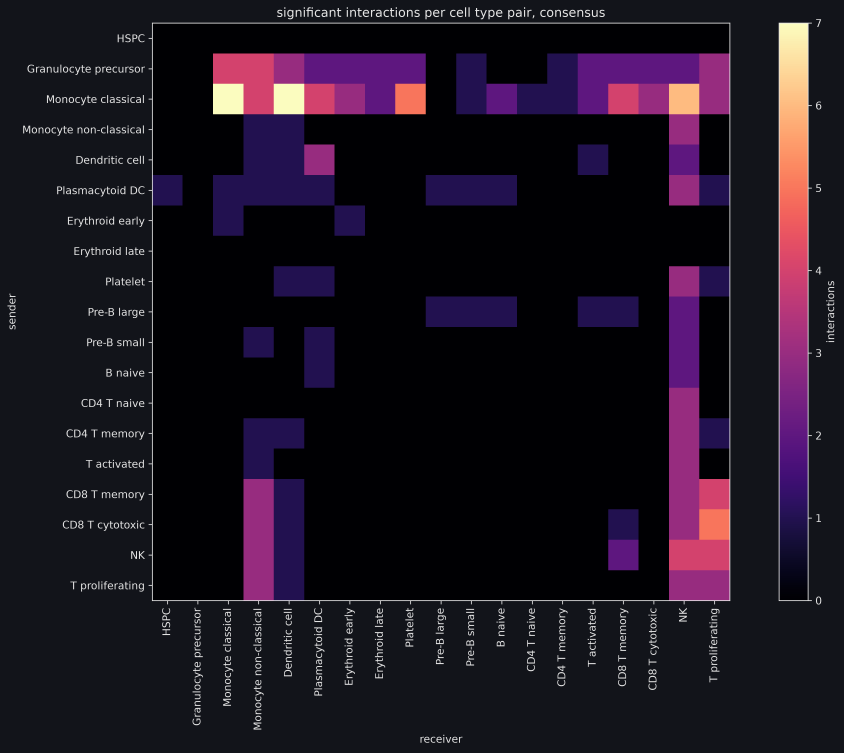
#> input picture figures/cell_cell_communication/lr_rank/lr_rank_heatmap_consensus.png, 3376 x 3011 px (shown at 1/4 size)
$ jupyter execute --allow-errors scrna_bm_cell_cell_communication.ipynb
#> lines starting #> are read from the running program, lines starting #| are printed output that depends on the picture
# Cell-cell communication

- **Question:** which cell types in the marrow send signals to which others,
  through which ligand-receptor pairs - and which of those calls hold up?
- **Method:** LIANA `rank_aggregate` on the 19 fixed cell-type labels. Each
  possible interaction (ligand-receptor pair × sender × receiver) is scored by
  several methods and merged into two ranks:
  - **magnitude** - how strongly the ligand and receptor are expressed;
  - **specificity** - how restricted that expression is to the two cell types.
  Both ranks are on a 0-1 scale where **small is strong**. An interaction is
  called significant when **both are ≤ 0.05**.
- **Two resources** (ligand-receptor databases): `consensus` (large, merged
  from several databases) and `cellphonedb` (small, curated). Everything else
  is identical, so differences between the two runs come from the database.
- **Settings:** log-normalised expression; a gene must be expressed in ≥ 10%
  of a cell type; cell types under 10 cells are skipped; 1,000 permutations;
  seed 7.
- **Checks on top of the ranking:** agreement between the scoring methods, a
  re-run in each of the eight donor lanes, pathway grouping (KEGG, Reactome),
  and shared signalling patterns (matrix factorisation).
- **Code:** `src/cell_cell_communication/`. Order: `lr_rank`, `lr_methods`,
  `lr_donors`, `lr_pathways`, `lr_patterns`, `cell_communication_report`.
- **This notebook** only reads saved tables and figures. 11 of the 17 stage
  figures are shown; the rest are linked at the end.

[cell 1]
from io import BytesIO
from pathlib import Path

import pandas as pd
from IPython.display import Image, Markdown, display
from PIL import Image as PILImage

ROOT = Path.cwd().parent if Path.cwd().name == "notebooks" else Path.cwd()
FIGURES = ROOT / "figures"
RESULTS = ROOT / "results"
MAX_PIXELS = 1600

pd.set_option("display.max_columns", 40)
pd.set_option("display.max_rows", 60)
pd.set_option("display.max_colwidth", 80)
pd.set_option("display.precision", 3)


def show(figure: str, width: int = 900) -> None:
    """Saved figure, downscaled for display, with a link to the full file."""
#> called with width = 750
    with PILImage.open(FIGURES / figure) as image:
#> image is the input picture: PIL image 3376x3011 RGBA; mean R, G, B, A 28.3, 19.3, 32.5, 255
        image.thumbnail((MAX_PIXELS, MAX_PIXELS * 4))
#> image: PIL image 1600x1427 RGBA
        buffer = BytesIO()
        image.convert("RGB").save(buffer, format="JPEG", quality=85)
    display(Image(data=buffer.getvalue(), format="jpeg", width=width),
            Markdown(f"[Full-resolution figure](../figures/{figure})"))


def table(name: str, **read_options) -> pd.DataFrame:
    """Saved results table, read from the results directory."""
    return pd.read_csv(RESULTS / name, **read_options)

## 1. Ligand-receptor ranking

[cell 2]
KEYS = ["source", "target", "ligand_complex", "receptor_complex"]
#> (the rest of this cell did not finish here and is left out)

- **Consensus calls 195 of 16,438 interactions (1.19%); cellphonedb calls 20 of
  3,529 (0.57%).**
- **The two cut-offs mostly disagree.** In consensus, 955 interactions pass
  magnitude and 1,279 pass specificity, but only 195 pass both - 2.6 times the
  74 expected by chance. In cellphonedb it is 20 against 14.5 (1.4 times),
  close to chance. Loud and cell-type-specific are almost separate questions
  on this data.
- **The permutation p-value is useless here.** It is exactly 0 for 64% of
  everything tested in both runs. With 38,430 cells almost any expressed pair
  beats a shuffled label. It is not used as evidence anywhere in this stage.

#> (a cell that did not finish here is left out)

- **Only 14 interactions are significant in both resources.** They are the
  stage's core:
  - `APP -> CD74` from plasmacytoid DC into 8 receivers (CD74 is the MHC class
    II chaperone, so the receivers are antigen-presenting and B-lineage cells);
  - `TNFSF13B -> HLA-DPB1` (BAFF, the B-cell survival factor) into dendritic
    cells from 4 senders;
  - `PF4 -> CXCR3` from platelets into T proliferating and plasmacytoid DC.
- **cellphonedb is close to a subset of consensus** (91 of its 114 pairs are
  also in consensus).
- **Two of the six cellphonedb-only hits are real disagreements**:
  `RPS19 -> C5AR1` and `CLEC2D -> KLRB1` are tested in consensus and not
  significant there. The ranks are relative to their own table - the same
  interaction can be top 1% among 114 pairs and only top 5% among 465.
- **`RPS19 -> C5AR1` looks like an artefact**: RPS19 is a ribosomal protein,
  the gene class that contaminated earlier stages.
- **Rule:** significance belongs to the resource, not to the interaction. Say
  which resource every claim comes from.

#> (a cell that did not finish here is left out)

- **Two ligand families carry 80% of the consensus result**: B2M and HLA class
  I (80 rows, 4 ligands) and S100A8/A9/A12 (76 rows, 3 ligands). The other 13
  ligands give 39 rows.
- **The class I block is true but says nothing new.** `B2M -> KLRD1`,
  `HLA-B -> KLRD1` and `B2M -> KLRC1` always go into NK, because KLRD1 (CD94)
  and KLRC1 (NKG2A) are NK-only receptors - but B2M and class I are made by
  almost every cell. "Every cell shows class I to NK cells" is textbook, not a
  finding about this marrow.
- **The S100 block is the monocyte marker list again.** S100A8/A9/A12 are the
  top markers of classical monocytes (core pipeline) and among the strongest
  monocyte fate drivers (trajectory). The receptors (ITGB2, CD36, CD68, CD69)
  are correct, but the block cannot add evidence beyond the markers.
- **Sender and receiver totals follow from these blocks.** Monocyte classical
  and Granulocyte precursor send 87 of 195 rows (45%); NK receives 47 (24%).
  These counts measure how many loud, well-annotated ligands a cell type owns,
  not how much it signals.

#> (a cell that did not finish here is left out)

- **HSPC is invisible**: it sends nothing in either resource and receives one
  interaction (`APP -> CD74` from plasmacytoid DC). Its identity genes (CD34,
  SPINK2, AVP, CRHBP) are stemness markers that belong to no ligand-receptor
  database - the same reason it was blank in the pathway stage.
- **Two significant interactions are barely expressed**: `CDH1 -> LRP5` and
  `ERFE -> LRP1` from Erythroid early. Their expression products (0.007,
  0.009) are about 430-550 times below the median of the rest (3.74). They
  pass because the magnitude rank is a *rank*: a gene in just over 10% of one
  cell type and nowhere else can still rank high. **Rule: read `lr_means` and
  `expr_prod` before believing a rank.**
- **The three most specific interactions are all sent by platelets**:
  `PF4 -> CXCR3` into T proliferating and into plasmacytoid DC, and
  `CLEC1B -> KLRB1` into NK, with specificity ranks 10-1,000 times better than
  the next row. PF4 and CLEC1B are made only by megakaryocytes and platelets,
  so the sender is unambiguous. `PF4 -> CXCR3` also holds the best specificity
  rank in cellphonedb.
- **Caveat: size.** Platelet is 103 cells, T proliferating 47, plasmacytoid DC
  330 - the cleanest result rests on three small groups.

#> (a cell that did not finish here is left out)

- **cellphonedb: 20 interactions from 5 ligand-receptor pairs.** Plasmacytoid
  DC sends 8 of the 20, all `APP -> CD74`; the 9th `APP -> CD74` row is
  Platelet -> B naive.
- **`TNFSF13B -> HLA-DPB1` (BAFF) from myeloid senders into dendritic cells and
  B naive** is one of the few results in the stage that is neither a
  housekeeping ligand nor a marker gene.

[cell 7]
show("cell_cell_communication/lr_rank/lr_rank_heatmap_consensus.png", width=750)

- **Significant interactions per sender × receiver, consensus**; colour scale
  0-7, shared with the cellphonedb panel (linked at the end).
- **Two bright rows and one bright column**: Monocyte classical (7 into itself
  and into dendritic cells, 6 into NK, 5 into platelets), Granulocyte
  precursor below it, and the NK column down most of the matrix.
- **Empty**: the HSPC row (one cell in its column), the Erythroid late row and
  the Granulocyte precursor column.
- Read alone, the figure says "monocytes talk to everything and everything
  talks to NK" - both halves are the two ligand blocks above.
- The cellphonedb panel has 20 non-zero cells, each equal to 1.
  *Corrected 15 Oct 2026: the stage report said 19.*

[cell 8]
show("cell_cell_communication/lr_rank/lr_rank_dotplot_consensus.png")
#> call 2 of show, with width = 900
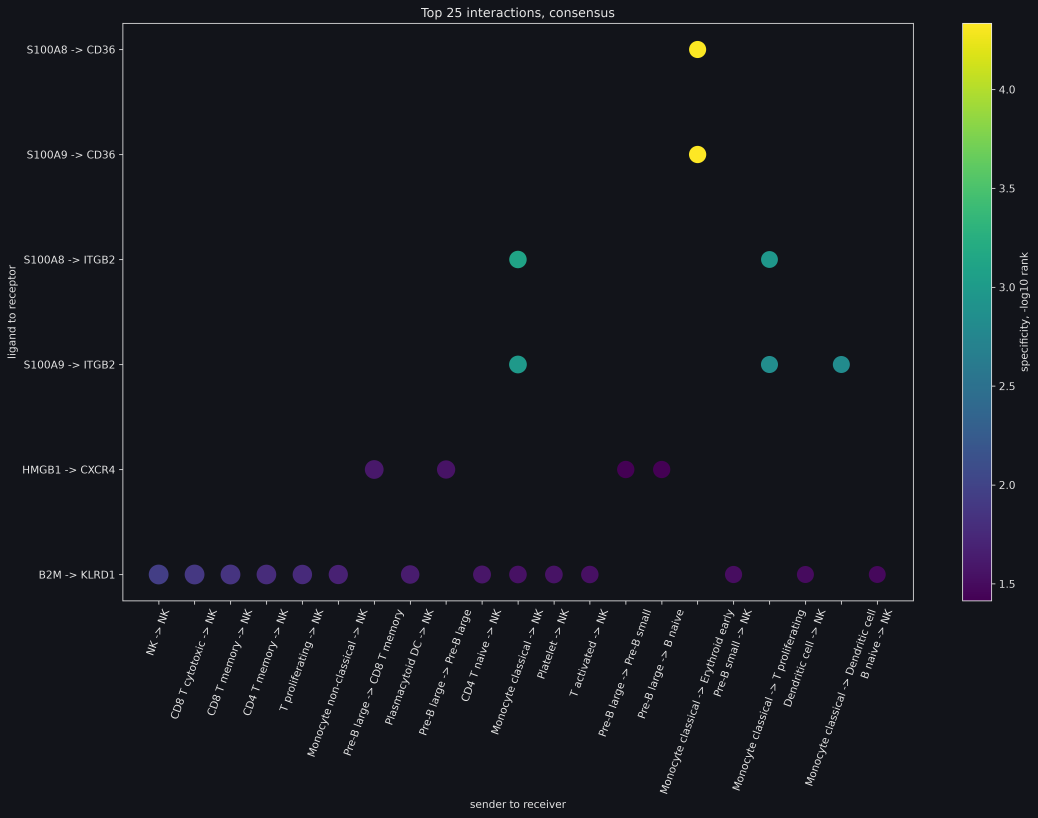
#> input picture figures/cell_cell_communication/lr_rank/lr_rank_dotplot_consensus.png, 4150 x 3272 px (shown at 1/4 size)
#> in show, image is the input picture: PIL image 4150x3272 RGBA; mean R, G, B, A 22.4, 25.2, 30.8, 255

- **Top 25 interactions by magnitude**; dot size = magnitude, colour =
  specificity (brighter = more specific).
- **Only six ligand-receptor pairs** fill the top 25. `B2M -> KLRD1` alone takes
  14 of them, from 14 senders, all into NK, and is uniformly dark (least
  specific). *Corrected 15 Oct 2026: the stage report said 13 senders.*
- **The two brightest dots** are `S100A8/S100A9 -> CD36` from Monocyte classical
  into Erythroid early - the most specific rows are not the most frequent.

## 2. Do the scoring methods agree?

#> (a cell that did not finish here is left out)

#> (a cell that did not finish here is left out)

- **Spearman correlation of each method's score**, all flipped so higher =
  stronger; 7 method scores plus the 2 merged ranks. Nothing is recomputed -
  every score was already in the ranking table.
- **Seven methods are really two measurements.** The three magnitude scores
  agree at 0.95-1.00; the four specificity scores at 0.65-0.87. Between the
  two blocks: 0.23-0.38.
- **NATMI and SingleCellSignalR magnitude are the same ranking** (Spearman
  0.99999999998) - one score is a monotone transform of the other. "Seven
  methods merged" should not be written in any summary.
- **The merged specificity rank follows its inputs** (0.75-0.89). **The merged
  magnitude rank does not** (0.55-0.57), although its three inputs agree
  almost perfectly. The aggregate saturates: 3,648 rows (22%) share one value.
  Read merged magnitude as a coarse ordering.
- **Merged magnitude vs merged specificity: 0.19** - the two halves of the
  significance test are close to independent, as section 1 found.
- **No correlation is negative** (smallest 0.15 consensus, 0.12 cellphonedb):
  the methods never point opposite ways; they differ only in strength.
- **Top-100 overlap:** NATMI and Connectome specificity share **0** of their top
  100 with merged magnitude in consensus - at the top, loud and specific are
  disjoint. The 83 for CellPhoneDB specificity is not agreement: its p-value is
  tied at 0 for 64% of rows, so its "top 100" is just the first 100 rows of a
  file sorted by magnitude.
- **Connectome specificity is the single method closest to the merged
  specificity** (0.89 / 0.88; top-100 overlap 48 / 55).
- **cellphonedb vs consensus:** the cross-block correlations are higher in
  cellphonedb in 14 of 20 cells; all four NATMI-specificity cells are lower.
  *Corrected 15 Oct 2026: the stage report said every cross-block cell was
  higher and gave the range as 0.21-0.43; it is 0.12-0.43.*

[cell 11]
show("cell_cell_communication/lr_methods/lr_methods_agreement_consensus.png", width=700)
#> call 3 of show, with width = 700
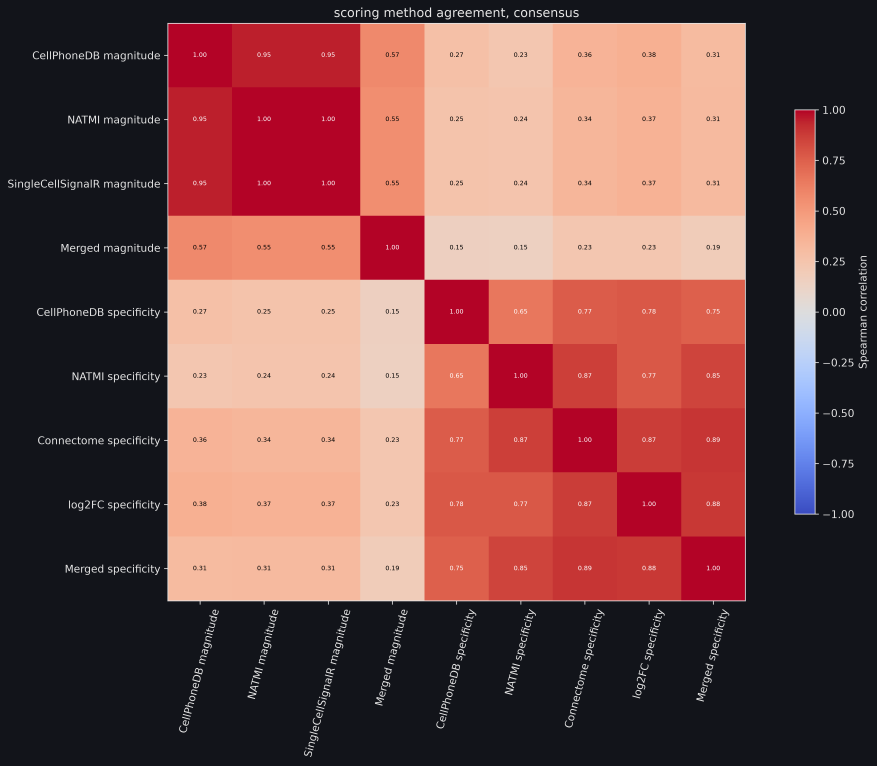
#> input picture figures/cell_cell_communication/lr_methods/lr_methods_agreement_consensus.png, 3506 x 3064 px (shown at 1/4 size)
#> in show, image is the input picture: PIL image 3506x3064 RGBA; mean R, G, B, A 124.5, 76.7, 74.1, 255

- **Fixed scale −1 to 1**; the blue half is unused because nothing is negative.
- **Two squares on the diagonal**: magnitude (top left) and specificity (bottom
  right).
- **The `Merged magnitude` row is the palest** (0.15-0.57) - it sits apart
  even from its own three inputs. The `Merged specificity` row is warm across
  all four specificity methods.

## 3. Does it reproduce donor by donor?

#> (a cell that did not finish here is left out)

- **The same ranking was re-run in each of the eight donor lanes** (4,542 to
  5,073 cells each). A label is skipped in a lane where it has under 10 cells.
- **T activated is one donor: 532 of its 583 cells (91.3%) are in MantonBM3.**
  It is testable in 3 lanes of 8. Earlier stages already called it the weakest
  label (no distinctive marker, only CD69 and BTG1 - immediate-early genes a
  differently handled sample would show). It is most likely a MantonBM3
  handling effect, not a cell type. **Any result involving T activated is a
  MantonBM3 result.** The labels stay fixed by rule.
- **Every label is unevenly spread over donors**: largest single-lane share has
  a median of 0.25 against 0.125 for an even split. NK runs 54-666 cells per
  lane, Monocyte non-classical 18-401, HSPC 26-184. This does not contradict
  the weak batch effect from the benchmark: that measured whether cells mix,
  this measures how many of each type each donor gave.
- **15 of 19 labels are testable in all 8 lanes**; T proliferating (2),
  T activated (3), Platelet (5) and Pre-B large (6) drop out somewhere.

#> (a cell that did not finish here is left out)

- **Each lane calls more than the pooled run** on a fifth of the cells:
  consensus 232-443 per lane (2.1-3.4% of tested) against 195 pooled (1.2%);
  cellphonedb 21-58 against 20.
  This is not more signal: fewer cells give noisier group means, and each lane
  ranks against a different set of labels. **Counts are not comparable across
  lanes or with the pooled run** - only *which* interactions recur carries
  over.
- **Of the 195 pooled consensus interactions, 74 (38%) are called in all 8
  lanes, 117 (60%) in 6 or more, 44 (23%) in 2 or fewer.** cellphonedb: 8 of
  20 in all 8 lanes, 13 in 6 or more, 5 in 2 or fewer.
- **The split is two-humped** (a peak at 8 lanes, a lump at 2), so "6 or more
  lanes = reproducible, 2 or fewer = not" separates two real groups.
- **307 consensus interactions are called in exactly one lane and nowhere
  else** - the noise floor of a one-donor analysis of this size.
- **31 interactions are called in all 8 lanes but not in the pooled run**, and
  31 more in 7 lanes (next table).

#> (a cell that did not finish here is left out)

- **Three pooled interactions reproduce in no lane, for three different
  reasons:**
  - `PF4 -> CXCR3`, Platelet -> T proliferating - **untestable**: Platelet clears
    the 10-cell floor in BM1, 2, 3, 6, 7 and T proliferating in BM4, 8; no lane
    has both. The flagship specific result cannot be checked per donor. Its
    twin into plasmacytoid DC is testable and does reproduce.
  - `ERFE -> LRP1` - **refuted**: both labels are testable in all 8 lanes and
    none calls it. With its near-zero expression, it is an artefact.
  - `HMGB1 -> CXCR4`, Pre-B large -> T activated - **thin evidence**: jointly
    testable only in MantonBM8, which did not call it; the receiver is the
    one-donor label.
- **The pooled run misses 31 interactions that every lane finds.** All 31 pass
  magnitude and all fail specificity, by a hair (rank 0.054-0.059 against the
  0.05 cut-off). 28 of 31 go into mature T subsets (CD8 T memory 12, CD8 T
  cytotoxic 9, CD4 T memory 7), mostly class I -> CD8A and LGALS1 -> PTPRC.
- **Why:** pooled, these receivers compete for "specific" against CD4 T naive
  with 10,765 cells, 28% of the data. Per lane its share varies (16-41%) and the
  same interactions clear. **A very large cell type creates false negatives
  for its smaller relatives.**
- *Corrected 15 Oct 2026: the stage report gave the CD4 T naive lane share as
  18-44% and the upper specificity rank as 0.0590; the saved tables give
  16-41% and 0.0585.*

[cell 15]
show("cell_cell_communication/lr_donors/lr_donors_reproducibility_consensus.png")
#> call 4 of show, with width = 900
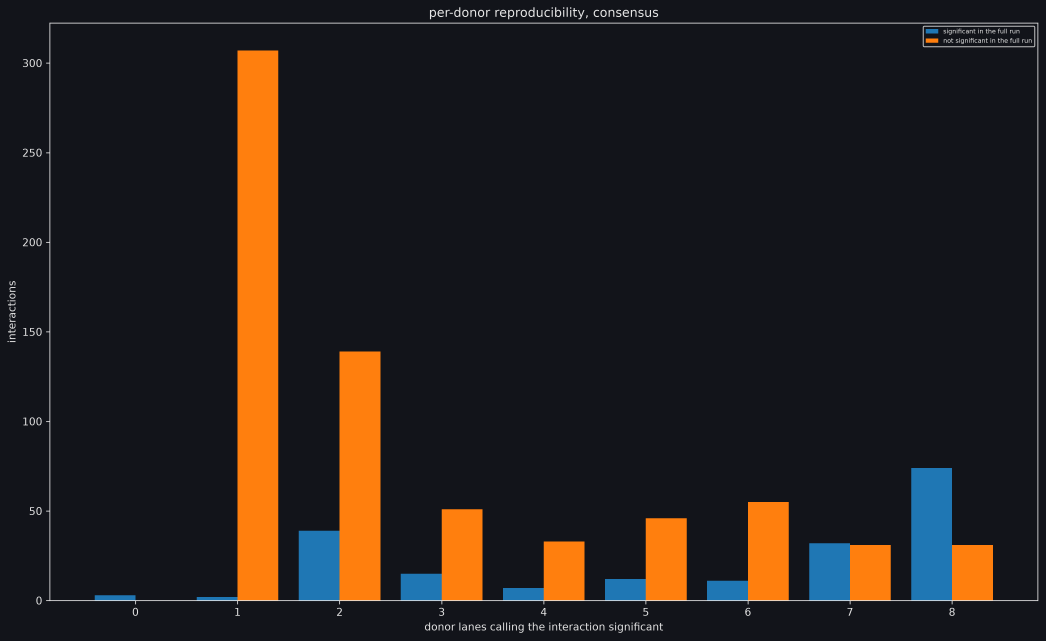
#> input picture figures/cell_cell_communication/lr_donors/lr_donors_reproducibility_consensus.png, 4181 x 2562 px (shown at 1/4 size)
#> in show, image is the input picture: PIL image 4181x2562 RGBA; mean R, G, B, A 37.7, 31.7, 29.8, 255
#> in show (call 4), `image.thumbnail((MAX_PIXELS, MAX_PIXELS * 4))`:
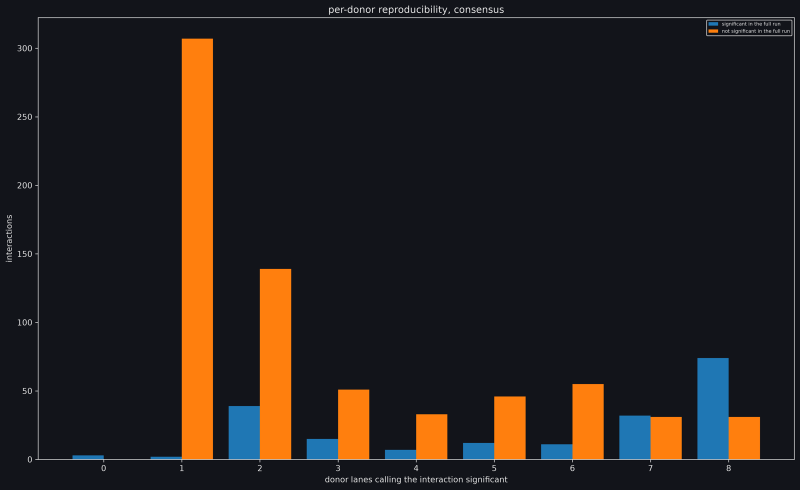
#> image: PIL image 1600x980 RGBA (shown at 1/2 size); mean R, G, B, A 37.7, 31.7, 29.8, 255
